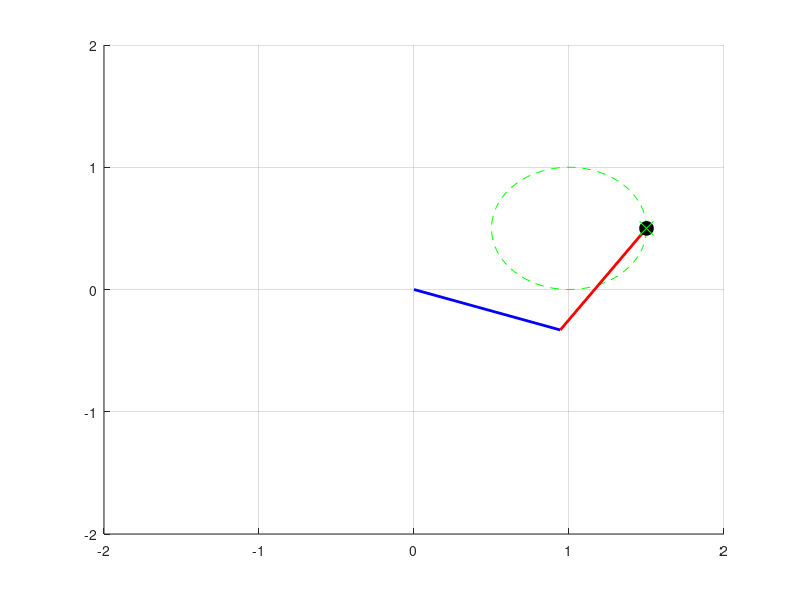

The MATLAB script that drew this image:
% FK
clc; clear;

function [x, y] = FK(theta1, theta2, L1, L2)
    x = L1 * cos(theta1) + L2 * cos(theta1 + theta2);
    y = L1 * sin(theta1) + L2 * sin(theta1 + theta2);
endfunction

[x, y] = FK(pi / 6, pi / 6, 1, 1)

% IK
function [theta1, theta2] = IK(x, y, L1, L2)
    c2 = (x^2 + y^2 - L1^2 - L2^2) / (2 * L1 * L2);
    s2 = sqrt(1 - c2^2);
    theta2 = atan2(s2, c2);
    detA = det([L1 + L2 * c2, -L2 * s2; L2 * s2, L1 + L2 * c2]);
    detB = det([x, -L2 * s2; y, L1 + L2 * c2]);
    detC = det([L1 + L2 * c2, x; L2 * s2, y]);
    c1 = detB / detA;
    s1 = detC / detA;
    theta1 = atan2(s1, c1);
endfunction

% SIM
function twoDofRobotIK_Sim()
    L1 = 1.0;
    L2 = 1.0;

    % Motinon Planning
    t = linspace(0, 2 * pi, 100);
    x = 1 + 0.5 * cos(t);
    y = 0.5 + 0.5 * sin(t);
    axis([-2 2 -2 2]);
    hold on; grid on;

    for i = 1:length(t)
        target_x = x(i);
        target_y = y(i);
        [theta1, theta2] = IK(target_x, target_y, L1, L2);
        [end_x, end_y] = FK(theta1, theta2, L1, L2);

        x1 = L1 * cos(theta1);
        y1 = L1 * sin(theta1);
        x2 = end_x;
        y2 = end_y;

        cla;
        plot(x, y, 'g--');
        plot([0 x1], [0 y1], 'b', 'linewidth', 2);
        plot([x1, x2], [y1 y2], 'r', 'linewidth', 2);
        plot(x2, y2, 'ko', 'markersize', 10, 'markerFaceColor', 'k');
        plot(target_x, target_y, 'gx', 'markersize', 10);

        pause(0.01);
    endfor

endfunction

twoDofRobotIK_Sim()
